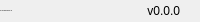
              <widget class="QFrame" name="bottomBar">
               <property name="minimumSize">
                <size>
                 <width>0</width>
                 <height>22</height>
                </size>
               </property>
               <property name="maximumSize">
                <size>
                 <width>16777215</width>
                 <height>22</height>
                </size>
               </property>
               <property name="frameShape">
                <enum>QFrame::NoFrame</enum>
               </property>
               <property name="frameShadow">
                <enum>QFrame::Raised</enum>
               </property>
               <layout class="QHBoxLayout" name="horizontalLayout_5">
                <property name="spacing">
                 <number>0</number>
                </property>
                <property name="leftMargin">
                 <number>0</number>
                </property>
                <property name="topMargin">
                 <number>0</number>
                </property>
                <property name="rightMargin">
                 <number>0</number>
                </property>
                <property name="bottomMargin">
                 <number>0</number>
                </property>
                <item>
                 <widget class="QLabel" name="creditsLabel">
                  <property name="maximumSize">
                   <size>
                    <width>16777215</width>
                    <height>16</height>
                   </size>
                  </property>
                  <property name="font">
                   <font>
                    <family>Segoe UI</family>
                    <pointsize>-1</pointsize>
                    <weight>50</weight>
                    <italic>false</italic>
                    <bold>false</bold>
                   </font>
                  </property>
                  <property name="text">
                   <string>By: NanoBioMembrane Lab</string>
                  </property>
                  <property name="alignment">
                   <set>Qt::AlignLeading|Qt::AlignLeft|Qt::AlignVCenter</set>
                  </property>
                 </widget>
                </item>
                <item>
                 <widget class="QLabel" name="version">
                  <property name="text">
                   <string>v0.0.0</string>
                  </property>
                  <property name="alignment">
                   <set>Qt::AlignRight|Qt::AlignTrailing|Qt::AlignVCenter</set>
                  </property>
                 </widget>
                </item>
                <item>
                 <widget class="QFrame" name="frame_size_grip">
                  <property name="minimumSize">
                   <size>
                    <width>20</width>
                    <height>0</height>
                   </size>
                  </property>
                  <property name="maximumSize">
                   <size>
                    <width>20</width>
                    <height>16777215</height>
                   </size>
                  </property>
                  <property name="frameShape">
                   <enum>QFrame::NoFrame</enum>
                  </property>
                  <property name="frameShadow">
                   <enum>QFrame::Raised</enum>
                  </property>
                 </widget>
                </item>
               </layout>
              </widget>
